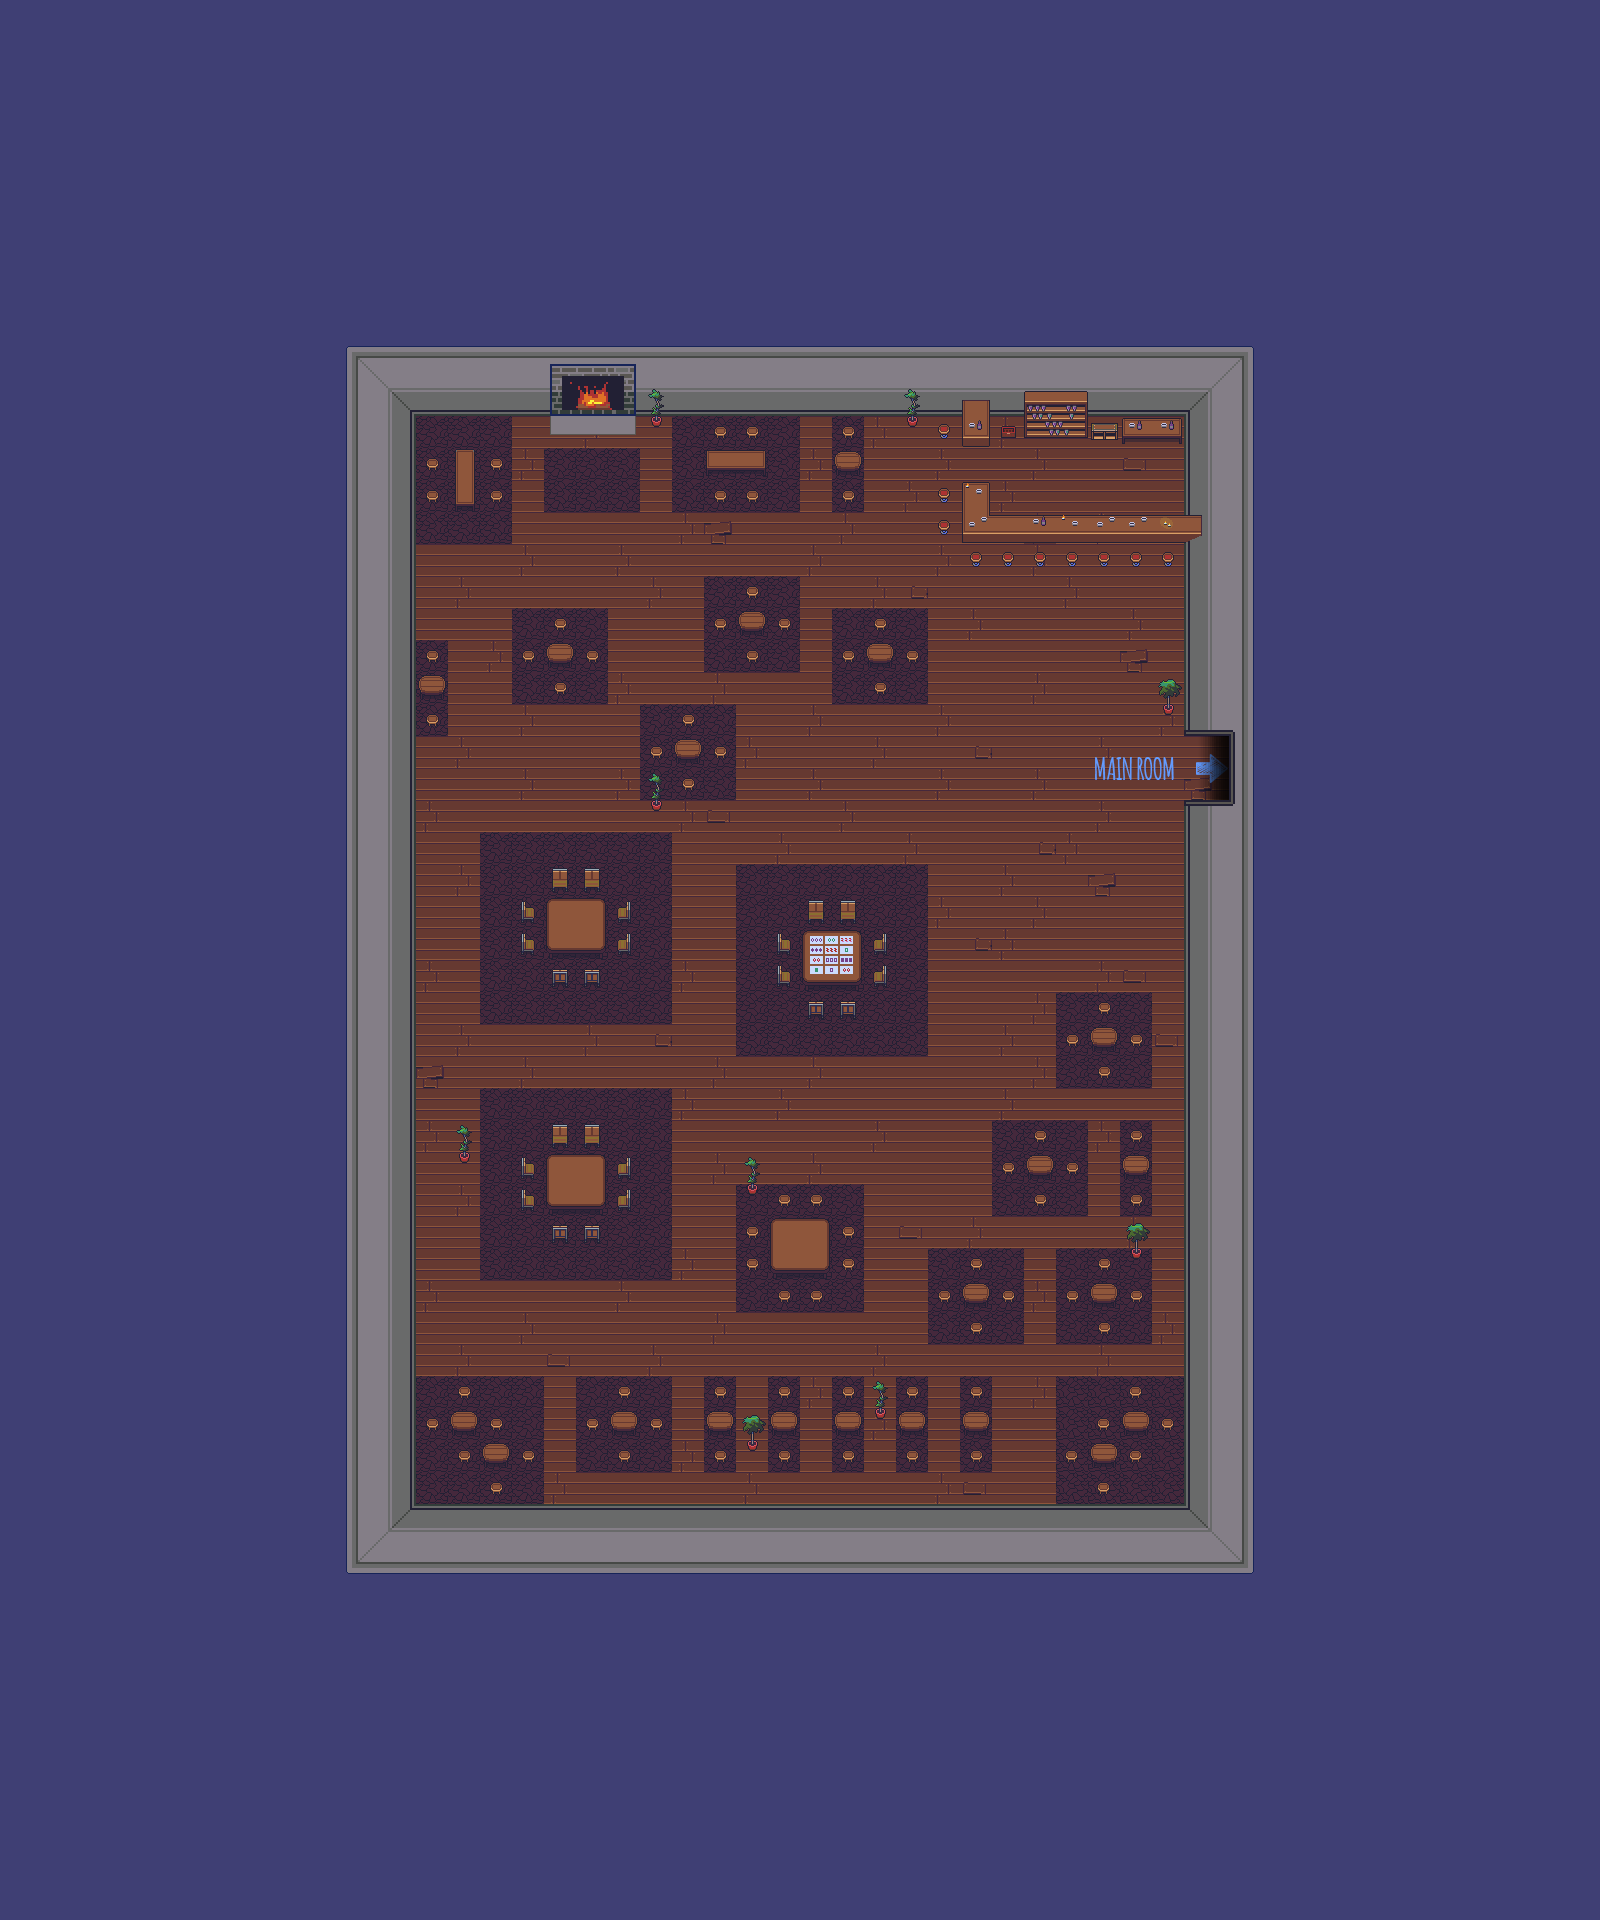

This is a level from a 2D game, rendered from its Tiled map with the project's own tilesets. A one-line summary and the map file follow, with tile-layer data summarised:
An orthogonal 50x60 tile map with 32x32 px tiles, 10 tile layers (Background, Ground, Ground 2, Chalk, ...), 4 tilesets.

<map version="1.4" tiledversion="1.4.2" orientation="orthogonal" renderorder="right-down" width="50" height="60" tilewidth="32" tileheight="32" infinite="0" nextlayerid="20" nextobjectid="1">
 <tileset firstgid="1" source="../../tilesets/Gather Games 0.x.tsx" />
 <tileset firstgid="929" source="../../tilesets/Gather Conference 0.x.tsx" />
 <tileset firstgid="1953" source="../../tilesets/Gather University 0.x.tsx" />
 <tileset firstgid="2417" source="Chalk.tsx" />
 <layer id="1" name="Background" width="50" height="60">
  <data>[3000 cells, 3000 non-empty, 1 distinct tile ids]</data>
 </layer>
 <layer id="10" name="Ground" width="50" height="60">
  <data>[3000 cells, 1064 non-empty, 6 distinct tile ids]</data>
 </layer>
 <layer id="11" name="Ground 2" width="50" height="60">
  <data>[3000 cells, 291 non-empty, 2 distinct tile ids]</data>
 </layer>
 <layer id="19" name="Chalk" width="50" height="60">
  <data>[3000 cells, 10 non-empty, 10 distinct tile ids]</data>
 </layer>
 <layer id="14" name="Shadow" width="50" height="60">
  <data>[3000 cells, 8 non-empty, 2 distinct tile ids]</data>
 </layer>
 <layer id="9" name="Walls" width="50" height="60">
  <data>[3000 cells, 384 non-empty, 27 distinct tile ids]</data>
 </layer>
 <layer id="15" name="Walls 2" width="50" height="60">
  <data>[3000 cells, 9 non-empty, 9 distinct tile ids]</data>
 </layer>
 <layer id="12" name="L1" width="50" height="60">
  <data>[3000 cells, 186 non-empty, 23 distinct tile ids]</data>
 </layer>
 <layer id="13" name="L2" width="50" height="60">
  <data>[3000 cells, 20 non-empty, 14 distinct tile ids]</data>
 </layer>
 <layer id="17" name="Foreground" width="50" height="60">
  <data>[3000 cells, 9 non-empty, 2 distinct tile ids]</data>
 </layer>
</map>
